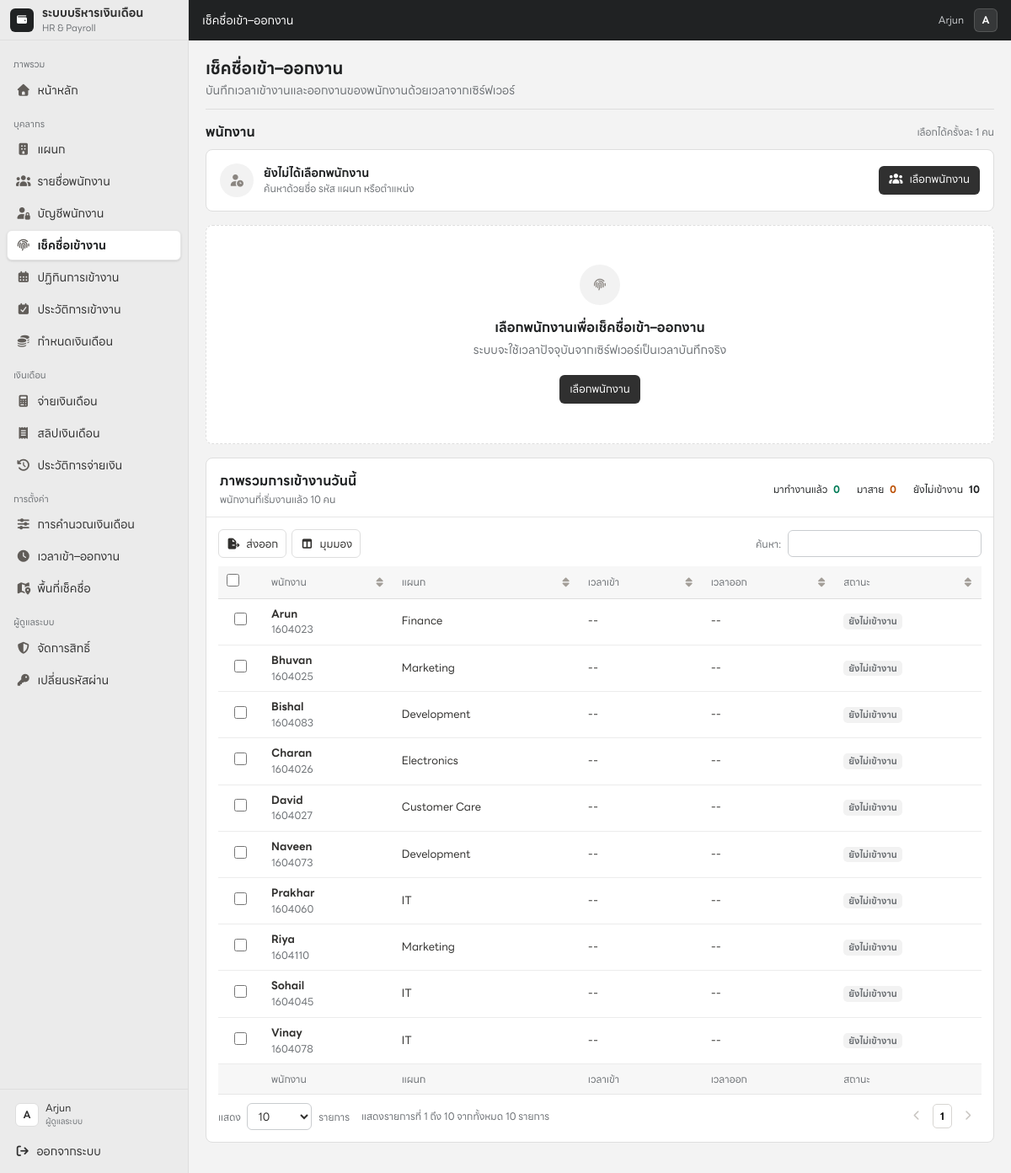
Screenshot of /attendance (signed in) with the database file from the repository.
### tables this page shows
CREATE TABLE IF NOT EXISTS `employee` (
  `Employee_id` int(11) NOT NULL,
  `Name` varchar(200) NOT NULL,
  `Address` varchar(200) NOT NULL,
  `Phone_no` varchar(15) DEFAULT NULL,
  `Email` varchar(50) DEFAULT NULL,
  `Start_date` date NOT NULL,
  `dob` date NOT NULL,
  `gender` varchar(15) NOT NULL,
  `loan` int(11) NOT NULL,
  `p_fund` int(11) NOT NULL,
  `jobtitle` varchar(50) NOT NULL,
  `Depart_id` int(11) NOT NULL,
  `managesDepart_id` int(11) DEFAULT NULL,
  `bank_accno` int(11) DEFAULT NULL,
  PRIMARY KEY (`Employee_id`),
  UNIQUE KEY `Phone_no` (`Phone_no`),
  UNIQUE KEY `Email` (`Email`),
  UNIQUE KEY `bank_accno` (`bank_accno`),
  KEY `employee_ibfk_1` (`Depart_id`),
  KEY `employee_ibfk_2` (`managesDepart_id`),
  KEY `employee_ibfk_3` (`jobtitle`),
  CONSTRAINT `employee_ibfk_1` FOREIGN KEY (`Depart_id`) REFERENCES `department` (`Depart_id`),
  CONSTRAINT `employee_ibfk_2` FOREIGN KEY (`managesDepart_id`) REFERENCES `department` (`Depart_id`),
  CONSTRAINT `employee_ibfk_3` FOREIGN KEY (`jobtitle`) REFERENCES `job` (`Job_Title`)
);

CREATE TABLE IF NOT EXISTS `department` (
  `Depart_id` int(11) NOT NULL,
  `Depart_name` varchar(45) DEFAULT NULL,
  PRIMARY KEY (`Depart_id`),
  UNIQUE KEY `Depart_name` (`Depart_name`)
);

### lib/geofence.php (called while the page is built, shortened)
<?php
function geofenceGetSettings(mysqli $connection): array
{
    $result = mysqli_query($connection, 'SELECT * FROM attendance_location_settings WHERE id=1 LIMIT 1');
    $settings = $result ? mysqli_fetch_assoc($result) : null;
    return $settings ?: [
        'id'=>1, 'enforce_geofence'=>0, 'require_check_in'=>1, 'require_check_out'=>1,
        'max_accuracy_meters'=>50, 'default_latitude'=>null, 'default_longitude'=>null,
        'updated_by'=>null, 'updated_at'=>null,
    ];
}

### lib/attendance.php (called while the page is built, shortened)
<?php
require_once __DIR__ . '/geofence.php';
function getAttendanceSettings(mysqli $connection): array
{
    $result = mysqli_query($connection, 'SELECT * FROM attendance_settings WHERE id=1 LIMIT 1');
    $settings = $result ? mysqli_fetch_assoc($result) : null;
    return $settings ?: [
        'id'=>1, 'work_start'=>'08:30:00', 'work_end'=>'17:30:00', 'grace_minutes'=>10,
        'working_days'=>'1,2,3,4,5', 'timezone'=>'Asia/Bangkok', 'tracking_start_date'=>date('Y-m-d'), 'updated_by'=>null, 'updated_at'=>null,
    ];
}
function attendanceTimezone(array $settings): DateTimeZone
{
    try {
        return new DateTimeZone((string) ($settings['timezone'] ?? 'Asia/Bangkok'));
    } catch (Throwable) {
        return new DateTimeZone('Asia/Bangkok');
    }
}
function attendanceNow(array $settings): DateTimeImmutable
{
    return new DateTimeImmutable('now', attendanceTimezone($settings));
}
function attendanceStatusMeta(?array $record): array
{
    if (!$record) return ['label'=>'ยังไม่เข้างาน','class'=>'bg-[#f2f2f2] text-[#6d7175]','icon'=>'fa-clock'];
    return ['label'=>'ตรงเวลา','class'=>'bg-emerald-50 text-emerald-700','icon'=>'fa-circle-check'];
}
function attendanceEmployeeList(mysqli $connection, string $date): array
{
    $sql = "SELECT e.Employee_id, e.Name, e.Start_date, e.jobtitle, e.Depart_id,
                   e.loan, e.p_fund, d.Depart_name, j.basic_salary,
                   a.check_in_at AS attendance_check_in, a.check_out_at AS attendance_check_out,
                   a.late_minutes AS attendance_late_minutes, a.status AS attendance_status,
                   COALESCE(h.history_count, 0) AS history_count
            FROM employee e
            INNER JOIN job j ON j.Job_Title=e.jobtitle
            LEFT JOIN department d ON d.Depart_id=e.Depart_id
            LEFT JOIN attendance a ON a.employee_id=e.Employee_id AND a.attendance_date=?
            LEFT JOIN (SELECT employee_id, COUNT(*) AS history_count FROM attendance GROUP BY employee_id) h ON h.employee_id=e.Employee_id
            ORDER BY e.Name ASC, e.Employee_id ASC";
    $stmt = mysqli_prepare($connection, $sql);
    mysqli_stmt_bind_param($stmt, 's', $date);
    mysqli_stmt_execute($stmt);
    $result = mysqli_stmt_get_result($stmt);
    return $result ? mysqli_fetch_all($result, MYSQLI_ASSOC) : [];
}

### pages/attendance.php (shortened to what this page needs)
<?php
require_once __DIR__ . '/../lib/db.php';
require_once __DIR__ . '/../lib/attendance.php';
$settings = getAttendanceSettings($connection);
$locationSettings = geofenceGetSettings($connection);
$now = attendanceNow($settings);
$today = $now->format('Y-m-d');
$escape = static fn (mixed $value): string => htmlspecialchars((string) $value, ENT_QUOTES, 'UTF-8');
$employees = attendanceEmployeeList($connection, $today);
$selectedEmployee = null;
$activeEmployees = array_values(array_filter($employees, static fn (array $employee): bool => (string) $employee['Start_date'] <= $today));
$presentCount = count(array_filter($activeEmployees, static fn (array $employee): bool => !empty($employee['attendance_check_in'])));
$lateCount = count(array_filter($activeEmployees, static fn (array $employee): bool => (int) ($employee['attendance_late_minutes'] ?? 0) > 0));
$notInCount = max(0, count($activeEmployees) - $presentCount);
?>
<div class="w-full space-y-4" data-attendance-page>
    <header class="pb-3 border-b border-[#dedede]">
        <h1 class="text-lg font-semibold text-[#202223]">เช็คชื่อเข้า–ออกงาน</h1>
        <p class="mt-0.5 text-sm text-[#6d7175]">บันทึกเวลาเข้างานและออกงานของพนักงานด้วยเวลาจากเซิร์ฟเวอร์</p>
    </header>
    <section id="attendance-workspace" class="space-y-4">
        <section aria-labelledby="attendanceEmployeeTitle">
            <div class="mb-2 flex items-center justify-between"><h2 id="attendanceEmployeeTitle" class="text-sm font-bold">พนักงาน</h2><span class="text-xs text-[#6d7175]">เลือกได้ครั้งละ 1 คน</span></div>
            <div class="rounded-lg border border-[#dedede] bg-white p-3 sm:p-4">
                <?php if (!$selectedEmployee): ?>
                    <div class="flex flex-col gap-3 sm:flex-row sm:items-center sm:justify-between"><div class="flex items-center gap-3"><span class="flex h-10 w-10 items-center justify-center rounded-full bg-[#f2f2f2] text-[#8a8580]"><i class="fa-solid fa-user-clock"></i></span><div><p class="text-sm font-bold">ยังไม่ได้เลือกพนักงาน</p><p class="text-xs text-[#6d7175]">ค้นหาด้วยชื่อ รหัส แผนก หรือตำแหน่ง</p></div></div><button type="button" data-open-employee-picker class="min-h-9 rounded-md bg-[#303030] px-3 text-sm font-medium text-white"><i class="fa-solid fa-users mr-2"></i>เลือกพนักงาน</button></div>
                <?php endif; ?>
            </div>
        </section>
        <?php if (!$selectedEmployee): ?>
            <section class="flex min-h-[260px] flex-col items-center justify-center rounded-lg border border-dashed border-[#d5d3d0] bg-white px-5 py-10 text-center"><span class="flex h-12 w-12 items-center justify-center rounded-full bg-[#f2f2f2] text-[#8a8580]"><i class="fa-solid fa-fingerprint"></i></span><h2 class="mt-4 text-base font-bold">เลือกพนักงานเพื่อเช็คชื่อเข้า–ออกงาน</h2><p class="mt-1 text-sm text-[#6d7175]">ระบบจะใช้เวลาปัจจุบันจากเซิร์ฟเวอร์เป็นเวลาบันทึกจริง</p><button type="button" data-open-employee-picker class="mt-5 min-h-9 rounded-md bg-[#303030] px-3 text-sm font-medium text-white">เลือกพนักงาน</button></section>
        <?php endif; ?>
        <section class="overflow-hidden rounded-lg border border-[#dedede] bg-white" aria-labelledby="todayOverviewTitle">
            <header class="border-b border-[#e6e6e6] p-4"><div class="flex flex-col gap-3 sm:flex-row sm:items-center sm:justify-between"><div><h2 id="todayOverviewTitle" class="text-sm font-bold">ภาพรวมการเข้างานวันนี้</h2><p class="mt-0.5 text-xs text-[#6d7175]">พนักงานที่เริ่มงานแล้ว <?= count($activeEmployees) ?> คน</p></div><div class="flex flex-wrap gap-x-5 gap-y-2 text-xs"><span>มาทำงานแล้ว <b class="ml-1 text-emerald-700"><?= $presentCount ?></b></span><span>มาสาย <b class="ml-1 text-amber-700"><?= $lateCount ?></b></span><span>ยังไม่เข้างาน <b class="ml-1"><?= $notInCount ?></b></span></div></div></header>
            <div class="hidden md:block"><table class="js-data-table w-full text-left text-sm" data-export-name="การเข้างานวันนี้"><thead class="border-b border-[#e6e6e6] bg-[#fafafa]"><tr><th class="px-4 py-3 text-xs font-semibold text-[#6d7175]">พนักงาน</th><th class="px-4 py-3 text-xs font-semibold text-[#6d7175]">แผนก</th><th class="px-4 py-3 text-xs font-semibold text-[#6d7175]">เวลาเข้า</th><th class="px-4 py-3 text-xs font-semibold text-[#6d7175]">เวลาออก</th><th class="px-4 py-3 text-xs font-semibold text-[#6d7175]">สถานะ</th></tr></thead><tbody class="divide-y divide-[#e6e6e6]"><?php foreach ($activeEmployees as $employee): ?><?php $tableRecord=$employee['attendance_check_in']?['late_minutes'=>$employee['attendance_late_minutes']]:null;$tableMeta=attendanceStatusMeta($tableRecord); ?><tr><td class="px-4 py-3"><p class="font-semibold"><?= $escape($employee['Name']) ?></p><p class="text-xs text-[#6d7175]"><?= $escape($employee['Employee_id']) ?></p></td><td class="px-4 py-3"><?= $escape($employee['Depart_name'] ?: 'ไม่ระบุแผนก') ?></td><td class="px-4 py-3"><?= $employee['attendance_check_in'] ? $escape(date('H:i',strtotime($employee['attendance_check_in']))) : '--' ?></td><td class="px-4 py-3"><?= $employee['attendance_check_out'] ? $escape(date('H:i',strtotime($employee['attendance_check_out']))) : '--' ?></td><td class="px-4 py-3"><span class="inline-flex rounded-full px-2.5 py-1 text-xs font-semibold <?= $tableMeta['class'] ?>"><?= $escape($tableMeta['label']) ?></span></td></tr><?php endforeach; ?></tbody></table></div>
        </section>
    </section>
</div>

### index.php (shortened to what this page needs)
<?php
$routes = [
    '/'                     => __DIR__ . '/pages/home.php',
    '/login'                => __DIR__ . '/pages/login.php',
    '/logout'               => __DIR__ . '/pages/logout.php',
    '/department'           => __DIR__ . '/pages/department.php',
    '/department/add'       => __DIR__ . '/pages/department_add.php',
    '/department/delete'    => __DIR__ . '/pages/department_delete.php',
    '/employee'             => __DIR__ . '/pages/employee.php',
    '/employee/add'         => __DIR__ . '/pages/employee_add.php',
    '/employee/update'      => __DIR__ . '/pages/employee_update.php',
    '/employee/delete'      => __DIR__ . '/pages/employee_delete.php',
    '/employee/setsalary'   => __DIR__ . '/pages/employee_setsalary.php',
    '/employee/payment'     => __DIR__ . '/pages/employee_payment.php',
    '/employee/payslip'     => __DIR__ . '/pages/employee_payslip.php',
    '/employee/payhistory'  => __DIR__ . '/pages/employee_payhistory.php',
    '/employee/accounts'    => __DIR__ . '/pages/employee_accounts.php',
    '/attendance'           => __DIR__ . '/pages/attendance.php',
    '/attendance/calendar'  => __DIR__ . '/pages/attendance_calendar.php',
    '/attendance/history'   => __DIR__ . '/pages/attendance_history.php',
    '/settings/payroll'     => __DIR__ . '/pages/payroll_settings.php',
    '/settings/attendance'  => __DIR__ . '/pages/attendance_settings.php',
    '/settings/attendance/location' => __DIR__ . '/pages/attendance_location_settings.php',
    '/admin/accounts'       => __DIR__ . '/pages/admin_accounts.php',
    '/admin/accounts/delete'=> __DIR__ . '/pages/admin_accounts_delete.php',
    '/admin/password'       => __DIR__ . '/pages/admin_password.php',
    '/me'                   => __DIR__ . '/pages/me.php',
    '/me/attendance'        => __DIR__ . '/pages/me_attendance.php',
    '/me/payhistory'        => __DIR__ . '/pages/me_payhistory.php',
    '/me/password'          => __DIR__ . '/pages/me_password.php',
];
$path = parse_url($_SERVER['REQUEST_URI'], PHP_URL_PATH);
$path = rtrim($path, '/');
foreach ($routes as $route => $file) {
    if ($path === $route) {
        require $file;
        require __DIR__ . '/layouts/app.php';
        exit;
    }
}
require __DIR__ . '/layouts/app.php';

### layouts/app.php (style rules this page uses)
body { font-family: 'LINESeedSansTH', ui-sans-serif, system-ui, -apple-system, BlinkMacSystemFont, 'Segoe UI', Roboto, 'Helvetica Neue', Arial, sans-serif !important; }
table.dataTable { width: 100% !important; margin: 0 !important; border-collapse: collapse !important; }
table.dataTable thead th, table.dataTable tfoot th { position: relative; padding: 12px 32px 12px 14px !important; border-top: 0 !important; border-bottom: 1px solid #d7d5d2 !important; background: #f6f5f4; color: #31302e; font-size: 13px; font-weight: 700; white-space: nowrap; }
table.dataTable tbody td { padding: 11px 14px !important; border-bottom: 1px solid #e6e6e6 !important; background: #ffffff; vertical-align: middle; }
table.dataTable thead th.sorting::after, table.dataTable thead th.sorting_asc::after, table.dataTable thead th.sorting_desc::after { position: absolute; right: 12px; top: 50%; transform: translateY(-50%); color: #a39e98; font-family: "Font Awesome 7 Free"; font-size: 11px; font-weight: 900; content: "\f0dc"; }

### rows the page displays
employee: Name "Arun", Employee_id "1604023", Depart.Depart_name "Finance", label "ยังไม่เข้างาน"
employee: Name "Bhuvan", Employee_id "1604025", Depart.Depart_name "Marketing", label "ยังไม่เข้างาน"
employee: Name "Bishal", Employee_id "1604083", Depart.Depart_name "Development", label "ยังไม่เข้างาน"
employee: Name "Charan", Employee_id "1604026", Depart.Depart_name "Electronics", label "ยังไม่เข้างาน"
employee: Name "David", Employee_id "1604027", Depart.Depart_name "Customer Care", label "ยังไม่เข้างาน"
employee: Name "Naveen", Employee_id "1604073", Depart.Depart_name "Development", label "ยังไม่เข้างาน"
employee: Name "Prakhar", Employee_id "1604060", Depart.Depart_name "IT", label "ยังไม่เข้างาน"
employee: Name "Riya", Employee_id "1604110", Depart.Depart_name "Marketing", label "ยังไม่เข้างาน"
employee: Name "Sohail", Employee_id "1604045", Depart.Depart_name "IT", label "ยังไม่เข้างาน"
employee: Name "Vinay", Employee_id "1604078", Depart.Depart_name "IT", label "ยังไม่เข้างาน"

### other values shown
$currentSection "ภาพรวม"
$item['label'] "หน้าหลัก"
$currentSection "บุคลากร"
$item['label'] "แผนก"
$item['label'] "รายชื่อพนักงาน"
$item['label'] "บัญชีพนักงาน"
$item['label'] "เช็คชื่อเข้างาน"
$item['label'] "ปฏิทินการเข้างาน"
$item['label'] "ประวัติการเข้างาน"
$item['label'] "กำหนดเงินเดือน"
$currentSection "เงินเดือน"
$item['label'] "จ่ายเงินเดือน"
$item['label'] "สลิปเงินเดือน"
$item['label'] "ประวัติการจ่ายเงิน"
$currentSection "การตั้งค่า"
